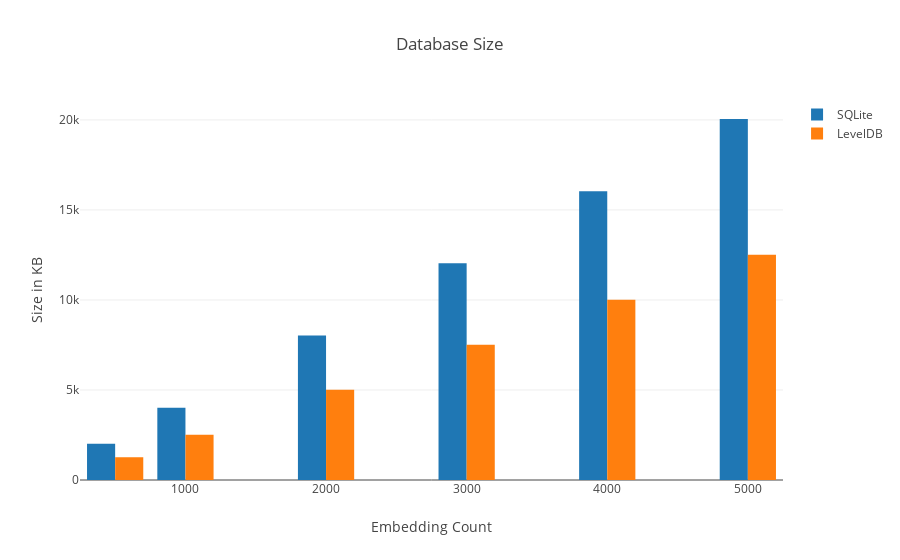

Here is the notebook cell this chart was saved with:
### Code cell
sqlite_size = go.Bar(
    x = embedding_count,
    y = [size/1024 for size in sqlite_db_size_bytes],
    name='SQLite'
)

level_size = go.Bar(
    x = embedding_count,
    y = level_db_size_kb,
    name='LevelDB'
)

plotly.offline.init_notebook_mode(connected=True)
layout = plotly.graph_objs.Layout(title="Database Size",
                yaxis=dict(title='Size in KB'),
                xaxis=dict(title='Embedding Count'))
data = [sqlite_size, level_size]
fig = plotly.graph_objs.Figure(data=data, layout=layout)
plotly.offline.iplot(fig, filename='jupyter-bar-sizes')

### Figure 1 — Plotly figure (JSON) as saved in the notebook; plotly's stock layout.template omitted (floating-point values rounded to 4 significant figures)
{"data": [{"name": "SQLite", "type": "bar", "uid": "85bbcd3c-afa7-11e8-99fb-94b86d86a98e", "x": [500, 1000, 2000, 3000, 4000, 5000], "y": [2008, 4016, 8028, 12036, 16044, 20052]}, {"name": "LevelDB", "type": "bar", "uid": "85bbcd3d-afa7-11e8-99fb-94b86d86a98e", "x": [500, 1000, 2000, 3000, 4000, 5000], "y": ["1264", "2512", "5012", "7508", "10008", "12512"]}], "layout": {"title": "Database Size", "xaxis": {"title": "Embedding Count"}, "yaxis": {"title": "Size in KB"}}}
